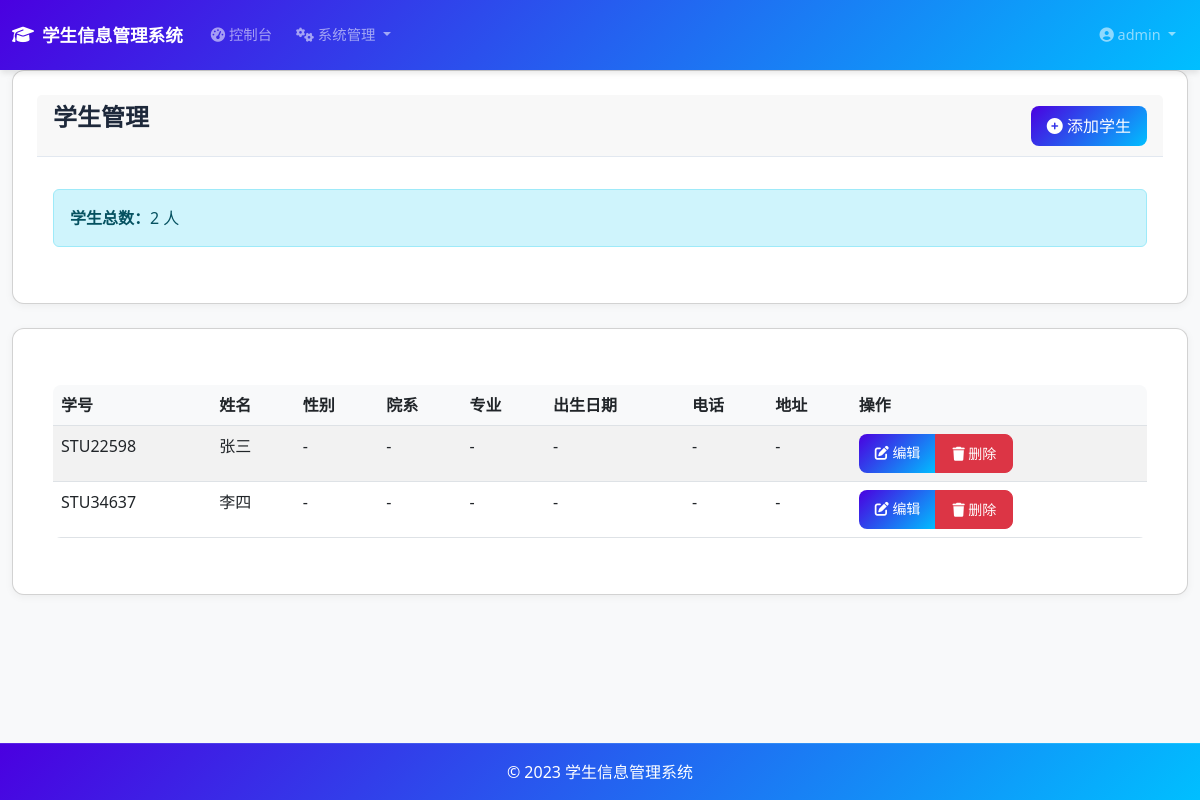
Before: /admin/students (signed in) with the older database file.
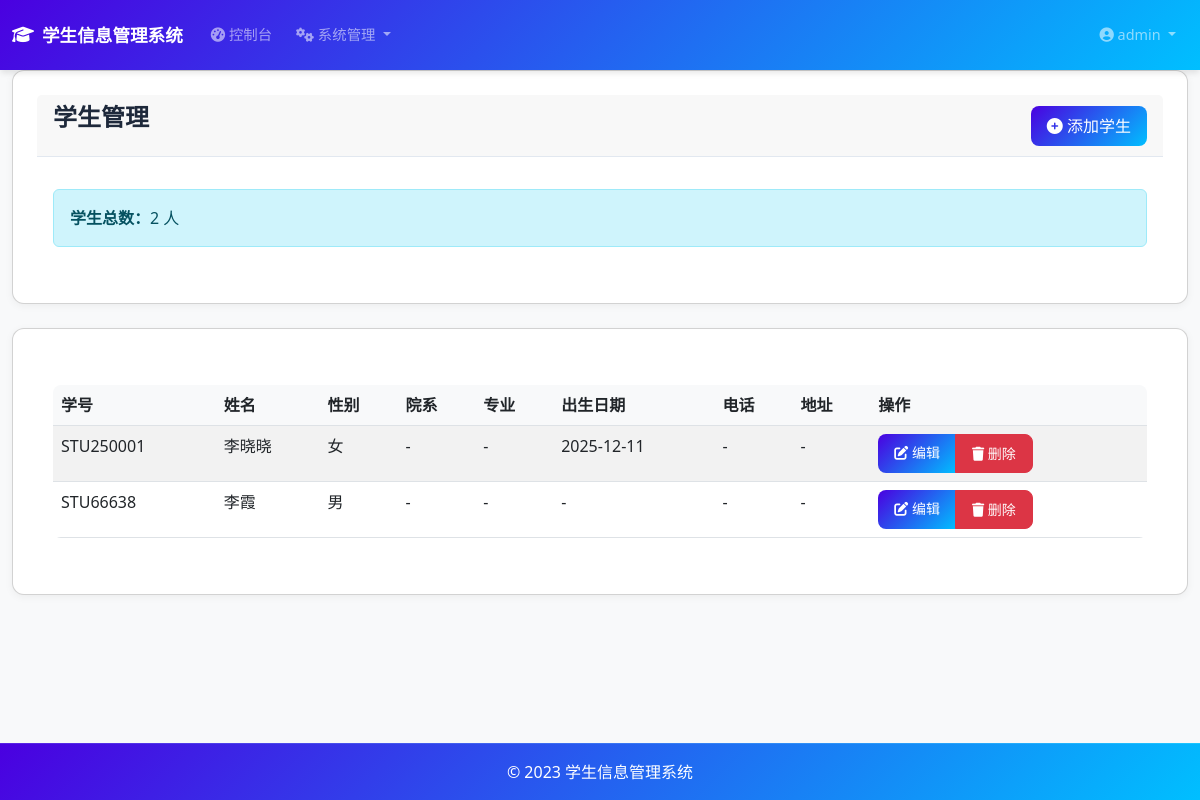
After: the same page with the newer database file.
### models.py (models this page shows, shortened)
class Student(db.Model):
    id = db.Column(db.Integer, primary_key=True)
    user_id = db.Column(db.Integer, db.ForeignKey('user.id'), nullable=False)
    student_id = db.Column(db.String(20), unique=True, nullable=False)
    name = db.Column(db.String(50), nullable=False)
    gender = db.Column(db.String(10))
    birth_date = db.Column(db.Date)
    phone = db.Column(db.String(20))
    address = db.Column(db.String(200))
    enrollment_date = db.Column(db.Date, default=datetime.utcnow().date)
    courses = db.relationship('Course', secondary='student_course', backref='students')

### app.py (the view)
@app.route('/admin/students')
@login_required
def list_students():
    print(f"当前用户: {current_user.username}, 是否为管理员: {current_user.is_admin}")
    students = Student.query.join(User).filter(User.is_admin == False).all()
    departments = Department.query.all()
    return render_template('students/list.html', students=students, departments=departments)

### app.py (called while the page is built)
@login_manager.user_loader
def load_user(user_id):
    if user_id is not None:
        return User.query.get(int(user_id))
    return None

### templates/students/list.html (shortened to what this page needs)
{% extends "base.html" %}
{% block content %}
<div class="card mb-4">
    <div class="card-header d-flex justify-content-between align-items-center">
        <h1>学生管理</h1>
        <div>
            <a href="{{ url_for('create_student') }}" class="btn btn-primary">
                <i class="fas fa-plus-circle"></i> 添加学生
            </a>
        </div>
    </div>
    <div class="card-body">
        <div class="alert alert-info">
            <strong>学生总数：</strong>{{ students|length }} 人
        </div>
    </div>
</div>
<div class="card">
    <div class="card-body">
        {% if students %}
        <div class="table-responsive">
            <table class="table table-striped table-hover">
                <thead>
                    <tr>
                        <th>学号</th>
                        <th>姓名</th>
                        <th>性别</th>
                        <th>院系</th>
                        <th>专业</th>
                        <th>出生日期</th>
                        <th>电话</th>
                        <th>地址</th>
                        <th>操作</th>
                    </tr>
                </thead>
                <tbody>
                    {% for student in students %}
                    <tr>
                        <td>{{ student.student_id }}</td>
                        <td>{{ student.name }}</td>
                        <td>{{ student.gender or '-' }}</td>
                        <td>{{ student.department.dept_name if student.department else '-' }}</td>
                        <td>{{ student.major.major_name if student.major else '-' }}</td>
                        <td>{{ student.birth_date.strftime('%Y-%m-%d') if student.birth_date else '-' }}</td>
                        <td>{{ student.phone or '-' }}</td>
                        <td>{{ student.address or '-' }}</td>
                        <td>
                            <div class="btn-group" role="group">
                                <a href="{{ url_for('edit_student', student_id=student.id) }}" class="btn btn-primary btn-sm">
                                    <i class="fas fa-edit"></i> 编辑
                                </a>
                                <button type="button" class="btn btn-danger btn-sm" data-bs-toggle="modal" data-bs-target="#deleteModal{{ student.id }}">
                                    <i class="fas fa-trash"></i> 删除
                                </button>
                            </div>
                        </td>
                    </tr>
                    {% endfor %}
                </tbody>
            </table>
        </div>
        {% else %}
        <div class="alert alert-info">
            <i class="fas fa-info-circle"></i> 暂无学生信息
        </div>
        {% endif %}
    </div>
</div>
{% endblock %}

Changed rows visible on the page:
removed Student: student_id "STU22598", name "张三", gender "-", department "-", major "-", birth_date "-", phone "-", address "-"
removed Student: student_id "STU34637", name "李四", gender "-", department "-", major "-", birth_date "-", phone "-", address "-"
added Student: student_id "STU250001", name "李晓晓", gender "女", department "-", major "-", birth_date "2025-12-11", phone "-", address "-"
added Student: student_id "STU66638", name "李霞", gender "男", department "-", major "-", birth_date "-", phone "-", address "-"
